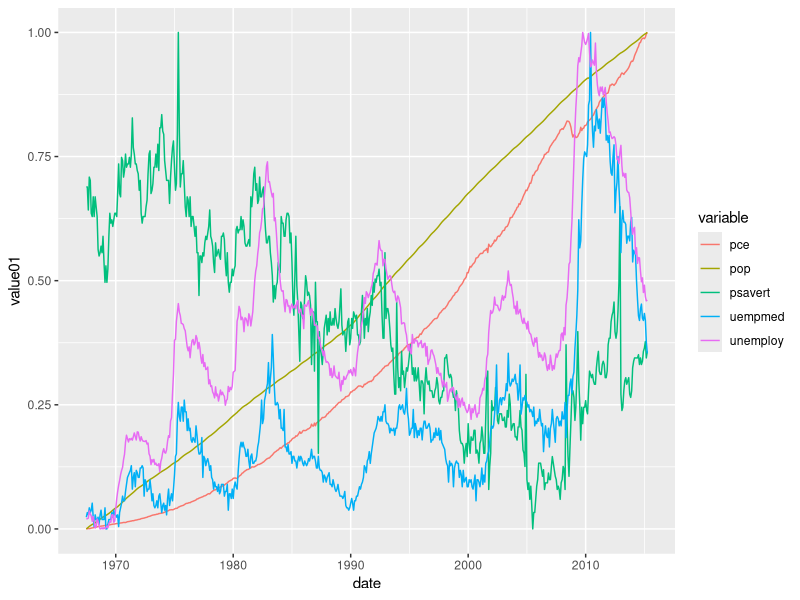

The R source for this figure:
## ---- chunk 1
library(tidyverse)
## ---- chunk 2
economics_long %>% names
economics_long %>% glimpse()
## ---- chunk 3
economics_long %>% 
  ggplot(aes(date, value01)) +
  geom_line(aes(color = variable))
